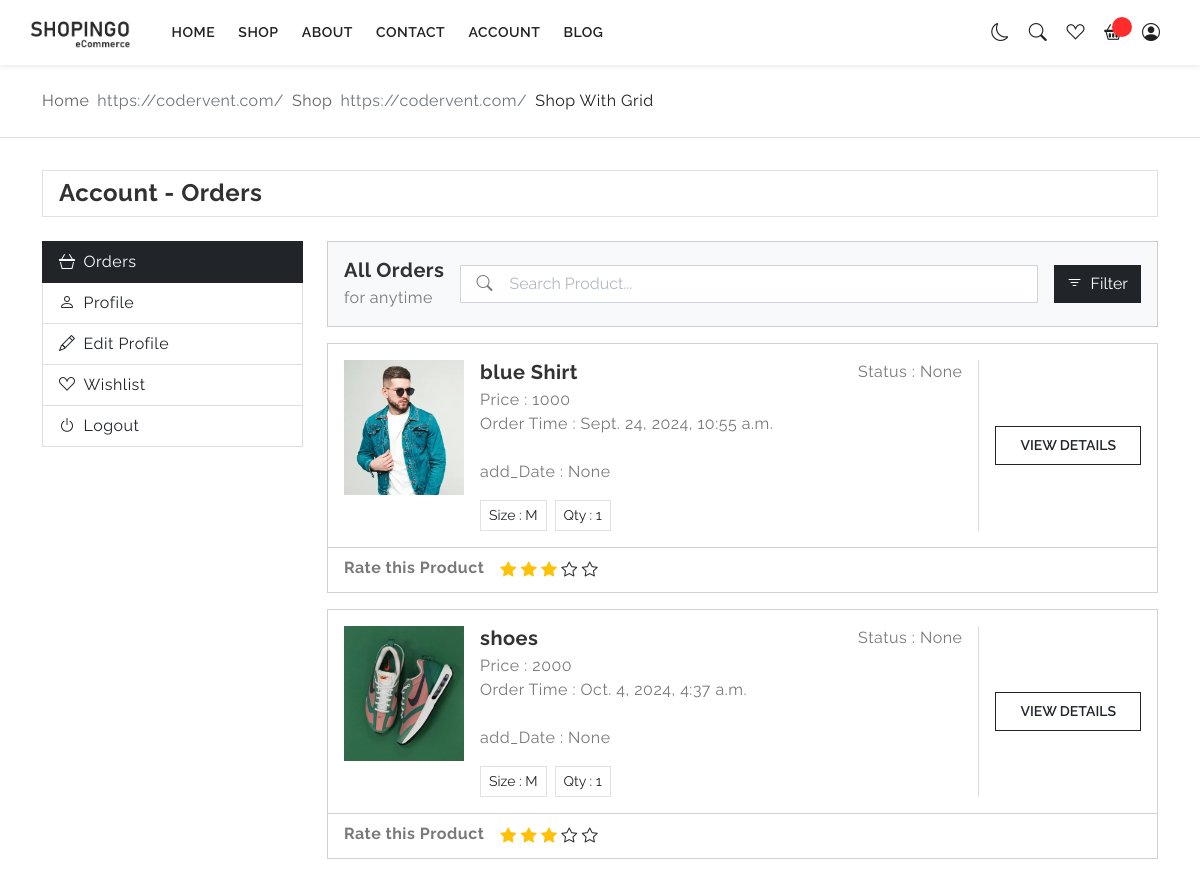
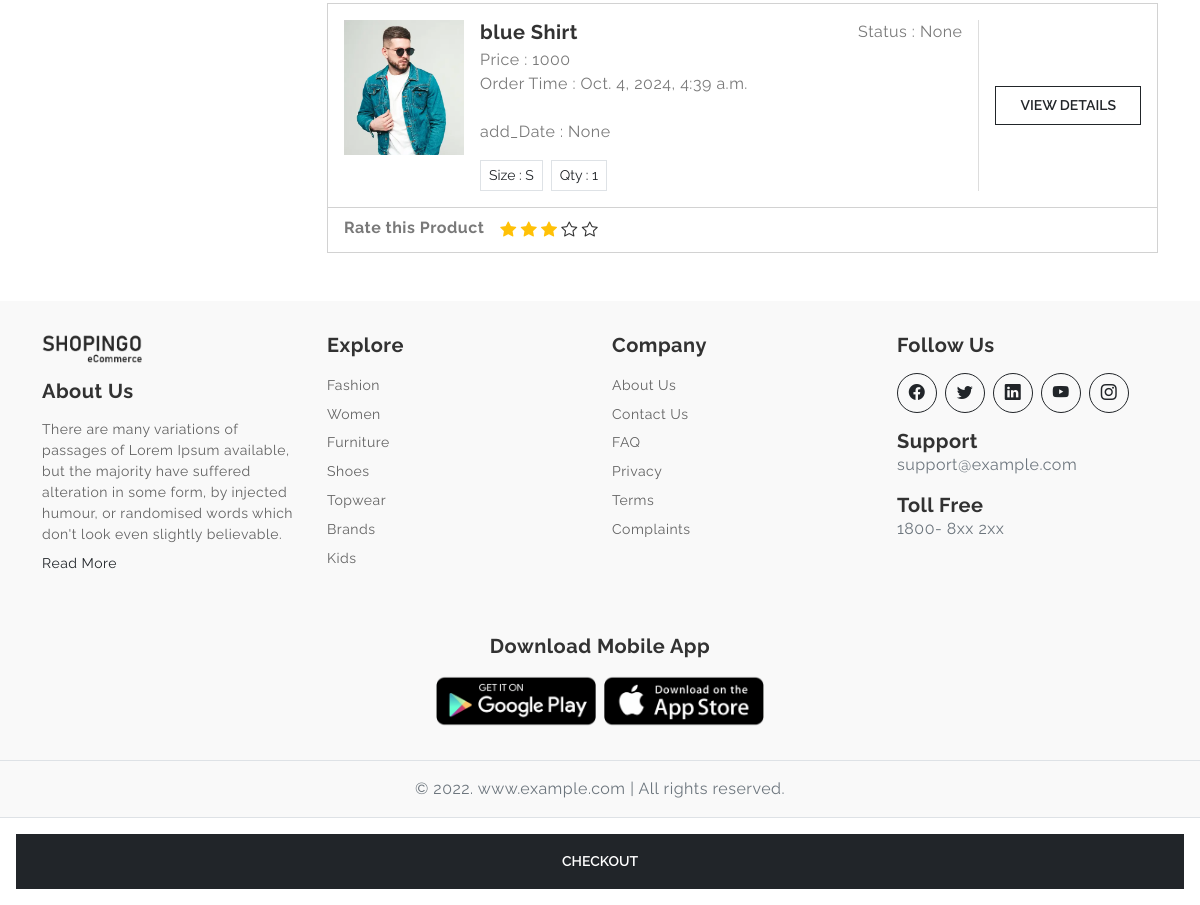
The app's page /orders (signed in) with its own data (2 pictures, top to bottom).
### my_app/models.py (models this page shows, shortened)
class Order(models.Model):
    user_id=models.ForeignKey(user,max_length=60,on_delete=models.CASCADE,blank=True,null=True)
    address_id=models.ForeignKey(Address,max_length=60,on_delete=models.CASCADE,blank=True,null=True)
    name=models.CharField(max_length=60,blank=True,null=True)
    order_id=models.CharField(max_length=60,blank=True,null=True)
    image=models.ImageField(blank=True,null=True)
    description=models.CharField(max_length=100,blank=True,null=True)
    size_order=models.CharField(max_length=60,blank=True,null=True)
    quantity=models.CharField(max_length=60,blank=True,null=True)
    price=models.IntegerField()
    status=models.CharField(choices=ch,blank=True,null=True,max_length=60)
    total_price=models.IntegerField(default=1,blank=True,null=True)
    time=models.DateTimeField(auto_now_add=True,blank=True,null=True)
    add_date=models.DateTimeField(blank=True,null=True)

### my_app/views.py (the view, shortened to what this page needs)
# urls.py: path('orders',views.orders,name="orders"),
def orders(request):
    if 'email' in request.session:
        oid = Order.objects.all()
        con = {"oid": oid, "ch": ch}
        return render(request, "orders.html", con)
    else:
        return render(request, "login.html")

### my_app/templates/orders.html (shortened to what this page needs)
{% extends 'index.html' %}
{% load static %}
{% block content %}
<div class="page-content">
   <div class="py-4 border-bottom">
    <div class="container">
      <nav aria-label="breadcrumb">
        <ol class="breadcrumb mb-0">
          <li class="breadcrumb-item"><a href="javascript:;">Home</a></li>
          <li class="breadcrumb-item"><a href="javascript:;">Shop</a></li>
          <li class="breadcrumb-item active" aria-current="page">Shop With Grid</li>
        </ol>
      </nav>
    </div>
   </div>
   <section class="section-padding">
    <div class="container">
      <div class="d-flex align-items-center px-3 py-2 border mb-4">
        <div class="text-start">
          <h4 class="mb-0 h4 fw-bold">Account - Orders</h4>
       </div>
      </div>
       <div class="row">
          <div class="col-12 col-xl-3 filter-column">
              <nav class="navbar navbar-expand-xl flex-wrap p-0">
                <div class="offcanvas offcanvas-start" tabindex="-1" id="offcanvasNavbarFilter" aria-labelledby="offcanvasNavbarFilterLabel">
                  <div class="offcanvas-body account-menu">
                    <div class="list-group w-100 rounded-0">
                      <a href="{% url 'orders' %}" class="list-group-item active"><i class="bi bi-basket3 me-2"></i>Orders</a>
                      <a href="{% url 'profile' %}" class="list-group-item"><i class="bi bi-person me-2"></i>Profile</a>
                      <a href="{% url 'edit_profile' %}" class="list-group-item"><i class="bi bi-pencil me-2"></i>Edit Profile</a>
                      <a href="{% url 'show_Wishlist' %}" class="list-group-item"><i class="bi bi-suit-heart me-2"></i>Wishlist</a>
                      <a href="{% url 'login' %}" class="list-group-item"><i class="bi bi-power me-2"></i>Logout</a>
                    </div>
                  </div>
                </div>
            </nav>
          </div>
          <div class="col-12 col-xl-9">
            <div class="card rounded-0 mb-3 bg-light">
              <div class="card-body">
                <div class="d-flex flex-column flex-xl-row gap-3 align-items-center">
                  <div class="">
                     <h5 class="mb-1 fw-bold">All Orders</h5>
                     <p class="mb-0">for anytime</p>
                  </div>
                  <div class="order-search flex-grow-1">
                     <form>
                      <div class="position-relative">
                        <input type="text" class="form-control ps-5 rounded-0" placeholder="Search Product...">
                        <span class="position-absolute top-50 product-show translate-middle-y"><i class="bi bi-search ms-3"></i></span>
                     </div>
                     </form>
                  </div>
                  <div class="filter">
                    <button type="button" class="btn btn-dark rounded-0" data-bs-toggle="modal" data-bs-target="#FilterOrders"><i class="bi bi-filter me-2"></i>Filter</button>
                  </div>
                </div>
              </div>
            </div>
            {% for i in oid %}
            <div class="card rounded-0 mb-3">
              <div class="card-body">
                <div class="d-flex flex-column flex-xl-row gap-3">
                 <div class="product-img">
                    <img src="{{i.image.url}}" width="120" alt="">
                 </div>
                  <div class="product-info flex-grow-1">
                    <h5 class="fw-bold mb-1">{{i.name}}</h5>
                      <p class="mb-0">Price : {{i.price}}</p>
                      <p class="mb-0">Order Time : {{i.time}}</p>
                    <br>
                    <p class="mb-0">add_Date : {{i.add_date}}</p>
                     <div class="mt-3 hstack gap-2">
                       <button type="button" class="btn btn-sm border rounded-0">Size : {{i.size_order}}</button>
                       <button type="button" class="btn btn-sm border rounded-0">Qty : {{i.quantity}}</button>
                  </div>
                </div>
                <p class="mb-0">Status : {{i.status}}</p>
                <div class="d-grid align-self-start align-self-xl-center">
                 <button type="button" class="btn btn-outline-dark btn-ecomm">View Details</button>
                </div>
               </div>
             </div>
              <div class="card-footer rounded-0 bg-transparent">
                <div class="d-flex align-items-center gap-3">
                  <p class="mb-1 fw-bold">Rate this Product</p>
                  <div class="ratings">
                    <i class="bi bi-star-fill text-warning h6"></i>
                    <i class="bi bi-star-fill text-warning h6"></i>
                    <i class="bi bi-star-fill text-warning h6"></i>
                    <i class="bi bi-star h6"></i>
                    <i class="bi bi-star h6"></i>
                  </div>
                </div>
              </div>
            </div>
            {% endfor %}
          </div>
       </div>
    </div>
  </section>
 </div>
{% endblock %}

### my_app/static/assets/css/style.css (style rules this page uses)
body { color: #797979; letter-spacing: 0.5px; background-color: #ffffff; font-family: 'Raleway', sans-serif; }
a { text-decoration: none; }
::placeholder { opacity: 0.5 !important; }
.h1, .h2, .h3, .h4, .h5, .h6, h1, h2, h3, h4, h5, h6 { color: #323232; }
.offcanvas-start { width: 280px; }
.page-content { padding-top: 65px; }
.btn-ecomm { font-size: 14px; text-transform: uppercase; font-weight: 600; padding: 0.5rem 1.5rem; border-radius: 0; z-index: 6; }
.filter-column .offcanvas-start { width: 320px; }
.filter-column .offcanvas { z-index: 21; }
@media (min-width: 1200px) { .filter-column .offcanvas { z-index: 19; } }
.breadcrumb li a { color: #636363; }
.breadcrumb li.active { color: #222121; }
.section-padding { padding-top: 2rem !important; padding-bottom: 2rem !important; }
.ratings { font-size: 13px; ; }
.account-menu .list-group-item { color: #212529; }
.account-menu .list-group-item.active { color: #ffffff; background-color: #212529; border-color: #212529; }

### records on screen
Order: image (picture), name "blue Shirt", price "1000", time "Sept. 24, 2024, 10:55 a.m.", add_date "None", size_order "M", quantity "1", status "None"
Order: image (picture), name "shoes", price "2000", time "Oct. 4, 2024, 4:37 a.m.", add_date "None", size_order "M", quantity "1", status "None"
Order: image (picture), name "blue Shirt", price "1000", time "Oct. 4, 2024, 4:39 a.m.", add_date "None", size_order "S", quantity "1", status "None"
